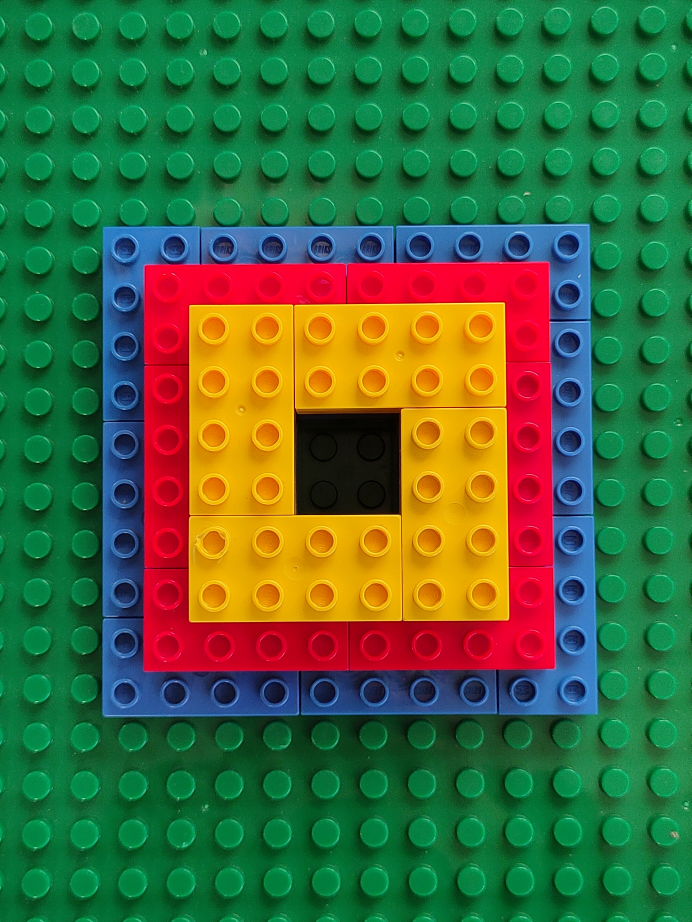
#> input picture Sissi/images/real_pics/IMG20221110152408.jpg, 3456 x 4608 px, found by its file name (shown at 1/5 size)
$ jupyter execute --allow-errors 'rater copy.ipynb'
#> lines starting #> are read from the running program, lines starting #| are printed output that depends on the picture
[cell 1]
import matplotlib.pyplot as plt
import cv2
import numpy as np

[cell 2]
# Read image.
location_circles = []
#im1 = cv2.imread('D:\Sissi_Lange\Master\Vorlesungen\F&E\F-E_Projekt_Montage\images\\templates\P_top_3.png', cv2.IMREAD_UNCHANGED)
im1 = cv2.imread('D:\Sissi_Lange\Master\Vorlesungen\F&E\F-E_Projekt_Montage\images\\real_pics\IMG20221110152408.jpg', cv2.IMREAD_UNCHANGED)
#> im1 is the input picture: shape (4608, 3456, 3); mean B, G, R 59, 105.3, 69.1
im1 = cv2.resize(im1, (1000,1000))
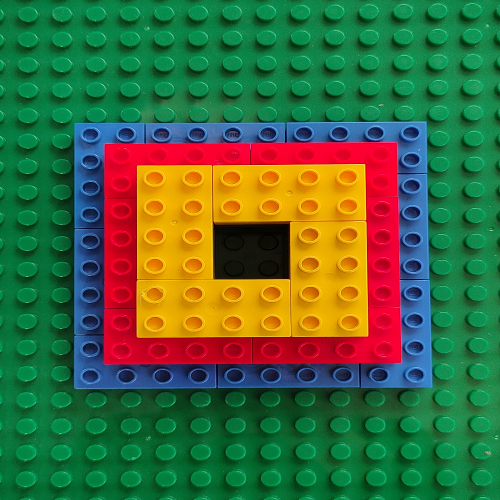
#> im1: shape (1000, 1000, 3) (shown at 1/2 size); mean B, G, R 58.9, 105.2, 69
plt.imshow(im1)
plt.show()
im = cv2.cvtColor(im1 ,cv2.COLOR_BGR2RGB)
plt.imshow(im)
plt.show()

alpha = 1.5 # Contrast control
beta = 1 # Brightness control
adjusted = cv2.convertScaleAbs(im, alpha=alpha, beta=beta)
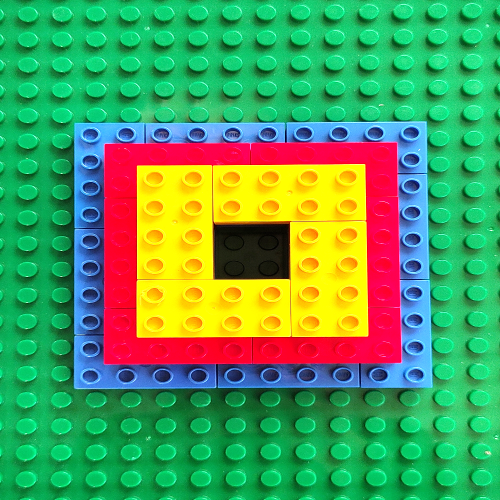
#> adjusted: shape (1000, 1000, 3) (shown at 1/2 size); mean R, G, B 84.3, 157.3, 88.1
plt.imshow(adjusted)
plt.show()

gray = cv2.cvtColor(adjusted ,cv2.COLOR_BGR2GRAY)
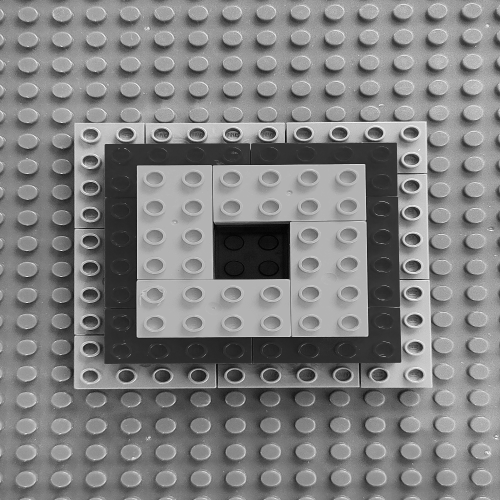
#> gray: shape (1000, 1000) (shown at 1/2 size); min 1, max 255, mean 128.3

# Blur using 3 * 3 kernel.
gray_blurred = cv2.blur(gray, (1, 1))
plt.imshow(gray_blurred)
plt.show()


# [11 lines of commented-out code are left out]
detected_circles = cv2.HoughCircles(gray,
                   cv2.HOUGH_GRADIENT, 1, 20, param1 = 50,
               param2 = 30, minRadius = 8, maxRadius = 25)
#> detected_circles = 235 rows, first 8: [179.5, 703.5, 22.2], [179.5, 366.5, 24.4], [54.5, 444.5, 24.4], [600.5, 137.5, 24.4], [682.5, 952.5, 24.4], [122.5, 32.5, 24.4], [401.5, 24.5, 24.4], [188.5, 34.5, 24.4]

# Draw circles that are detected.
if detected_circles is not None:

    # Convert the circle parameters a, b and r to integers.
    detected_circles = np.uint16(np.around(detected_circles))
#> detected_circles = 235 rows, first 8: [180, 704, 22], [180, 366, 24], [54, 444, 24], [600, 138, 24], [682, 952, 24], [122, 32, 24], [402, 24, 24], [188, 34, 24]

    for pt in detected_circles[0, :]:
        a, b, r = pt[0], pt[1], pt[2]
        location_circles.append([a, b])

        # Draw the circumference of the circle.
        cv2.circle(im1, (a, b), r, (0, 255, 0), 10)

        # Draw a small circle (of radius 1) to show the center.
        #cv2.circle(im, (a, b), 1, (0, 0, 255), 3)
        print(a , "", b)
#> this loop made 235 passes
#| 180  704
#| 180  366
#| 54  444
#| 600  138
#| 682  952
#| 122  32
#| 402  24
#| 188  34
#> (further printed lines are left out)
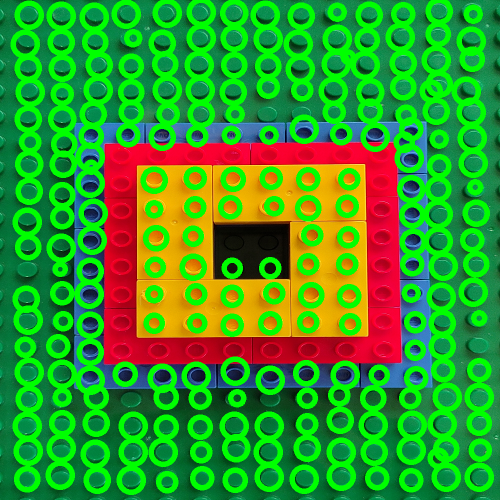
#> im1: shape (1000, 1000, 3) (shown at 1/2 size); mean B, G, R 38.1, 150.7, 53.5
#> after the loop, location_circles = 235 pairs, first value 50 to 960, second value 22 to 964
imS = cv2.resize(im1, (960, 540))
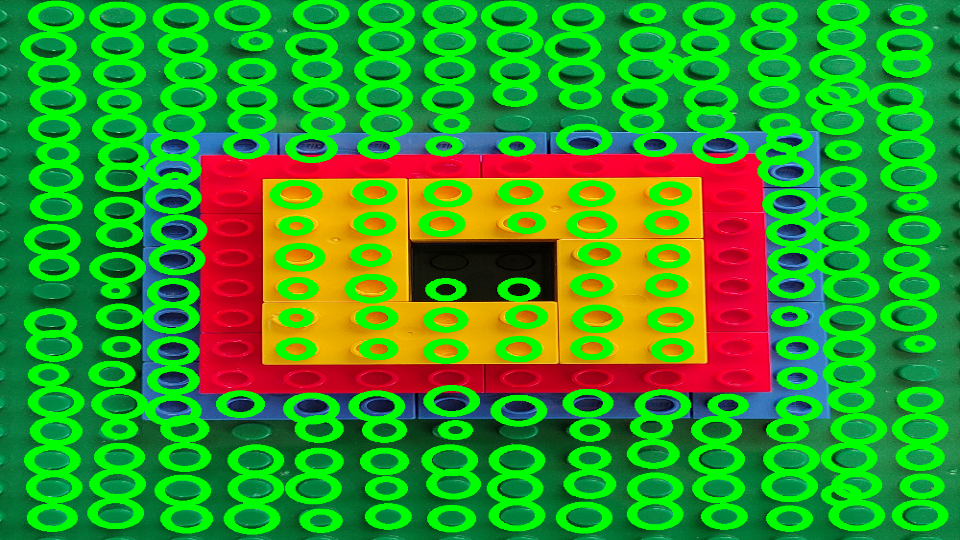
#> imS: shape (540, 960, 3); mean B, G, R 38.1, 150.6, 53.4
cv2.imshow("Detected Circle", imS)

cv2.waitKey(0)
#> Out = 27

[cell 3]
len(location_circles)
#> Out = 235

[cell 4]
# Python code to sort the lists using the second element of sublists
# Inplace way to sort, use of third variable
def Sort_2(sub_li):
    l = len(sub_li)
#> l = 235
    for i in range(0, l):
        for j in range(0, l-i-1):
            if (sub_li[j][1] > sub_li[j + 1][1]):
                tempo = sub_li[j]
                sub_li[j]= sub_li[j + 1]
                sub_li[j + 1]= tempo
#> after the loop, sub_li has the same summary as location_circles outside Sort_2
    return sub_li

def Sort_1(sub_li):
    l = len(sub_li)
    for i in range(0, l):
        for j in range(0, l-i-1):
            if (sub_li[j][0] > sub_li[j + 1][0]):
                tempo = sub_li[j]
                sub_li[j]= sub_li[j + 1]
                sub_li[j + 1]= tempo
    return sub_li

# Driver Code
sub_li =[['rishav', 10], ['akash', 5], ['ram', 20], ['gaurav', 15]]
print(len(Sort_2(location_circles)))
#| 235

[cell 5]
location_circles = Sort_2(location_circles)
print(location_circles)
#> (printed output is left out)

[cell 6]
old_height = location_circles[0][1]
#> old_height = 22
grids = []
row = []
min_height = location_circles[0][1]
#> min_height = 22
max_height = location_circles[-1][1]
#> max_height = 964
gap = (max_height-min_height)*0.05
#> gap = 47.1

#> (the rest of this cell did not finish here and is left out)

[cell 7]
# [9 lines left out: function get_space, not called in this run]

[cell 8]
# [8 lines left out: function check_row, not called in this run]

#> (a cell that did not finish here is left out)

#> (a cell that did not finish here is left out)

[cell 11]
plt.imshow(im)
plt.show()
print(len(im))
#| 1000
print(len(im[0]))
#| 1000

[cell 12]
# [7 lines left out: function closest, not called in this run]

[cell 13]
import webcolors
from collections import Counter
# [17 lines left out: function get_avarege_color, not called in this run]

[cell 14]
import numpy as np
import webcolors

color_name_grid = []

for row in grids:
    color_name_row = []
    for point in row:
        color = get_avarege_color(point, im)
        color_name_row.append(color)
    color_name_grid.append(color_name_row)
#> after the loop, color_name_grid = []

for i in range(len(color_name_grid)):
    print(color_name_grid[i])
#> this loop made 0 passes

[cell 15]
import numpy as np
def get_similarity(picture_grid, plan_grid):
    row_pic= len(picture_grid)
#> row_pic = 0
    column_pic = len(picture_grid[0])

    row_plan = len(plan_grid)
    column_plan = len(plan_grid[0])

    row_diff = row_pic - row_plan +1
    column_diff = column_pic  - column_plan +1


    comp_list = []

    for row_comp in range(row_diff):
        for column_comp in range(column_diff):
            number_of_same_colors = 0

            for i in range(len(plan_grid)):
                for z in range(len(plan_grid[0])):
                    plan_color = plan_grid[i][z]
                    pic_color = picture_grid[i+row_comp][z+column_comp]
                    if plan_color == pic_color:
                        number_of_same_colors +=1

            comp_list.append(number_of_same_colors)
    max_index = np.argmax(comp_list)
    max_similarity = comp_list[max_index]
    total_pixel = len(plan_grid) * len(plan_grid[0])
    similarity = (max_similarity/total_pixel)*100
    return similarity
